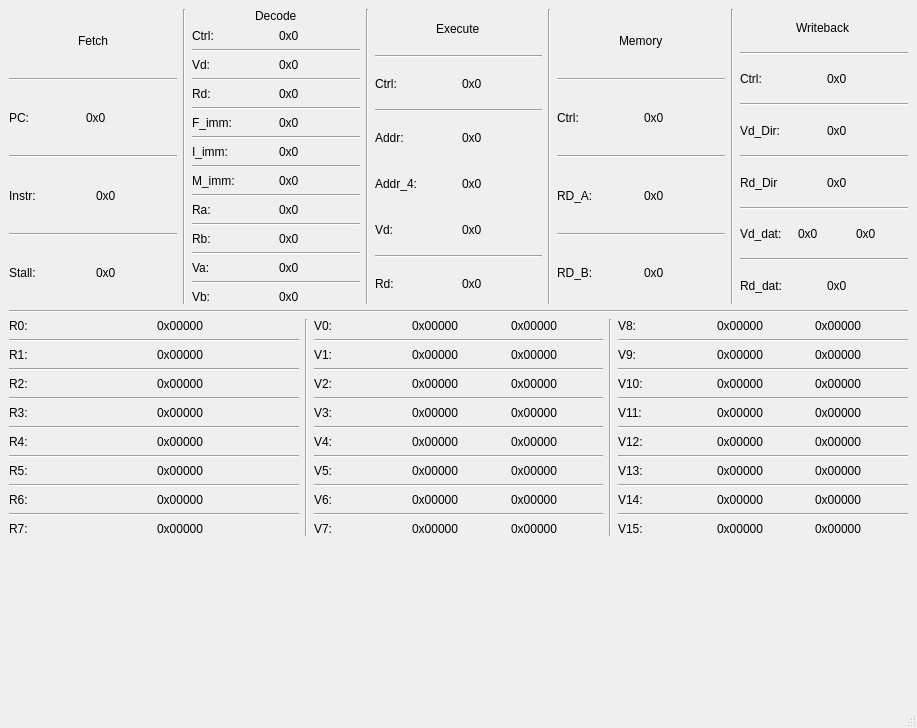
<?xml version="1.0" encoding="UTF-8"?>
<ui version="4.0">
 <class>MainWindow</class>
 <widget class="QMainWindow" name="MainWindow">
  <property name="geometry">
   <rect>
    <x>0</x>
    <y>0</y>
    <width>917</width>
    <height>728</height>
   </rect>
  </property>
  <property name="windowTitle">
   <string>MainWindow</string>
  </property>
  <widget class="QWidget" name="centralwidget">
   <layout class="QVBoxLayout" name="verticalLayout_2">
    <item>
     <layout class="QHBoxLayout" name="horizontalLayout_29">
      <item>
       <layout class="QVBoxLayout" name="verticalLayout_6">
        <item alignment="Qt::AlignHCenter">
         <widget class="QLabel" name="label_49">
          <property name="text">
           <string>Fetch</string>
          </property>
         </widget>
        </item>
        <item>
         <widget class="Line" name="line_8">
          <property name="orientation">
           <enum>Qt::Horizontal</enum>
          </property>
         </widget>
        </item>
        <item>
         <layout class="QHBoxLayout" name="horizontalLayout_32">
          <item>
           <widget class="QLabel" name="label_54">
            <property name="maximumSize">
             <size>
              <width>71</width>
              <height>16777215</height>
             </size>
            </property>
            <property name="text">
             <string>PC:</string>
            </property>
           </widget>
          </item>
          <item>
           <widget class="QLabel" name="F1">
            <property name="text">
             <string>0x0</string>
            </property>
           </widget>
          </item>
         </layout>
        </item>
        <item>
         <widget class="Line" name="line_9">
          <property name="orientation">
           <enum>Qt::Horizontal</enum>
          </property>
         </widget>
        </item>
        <item>
         <layout class="QHBoxLayout" name="horizontalLayout_31">
          <item>
           <widget class="QLabel" name="label_56">
            <property name="text">
             <string>Instr:</string>
            </property>
           </widget>
          </item>
          <item>
           <widget class="QLabel" name="F2">
            <property name="text">
             <string>0x0</string>
            </property>
           </widget>
          </item>
         </layout>
        </item>
        <item>
         <widget class="Line" name="line_10">
          <property name="orientation">
           <enum>Qt::Horizontal</enum>
          </property>
         </widget>
        </item>
        <item>
         <layout class="QHBoxLayout" name="horizontalLayout_30">
          <item>
           <widget class="QLabel" name="label_58">
            <property name="text">
             <string>Stall:</string>
            </property>
           </widget>
          </item>
          <item>
           <widget class="QLabel" name="F3">
            <property name="text">
             <string>0x0</string>
            </property>
           </widget>
          </item>
         </layout>
        </item>
       </layout>
      </item>
      <item>
       <widget class="Line" name="line_2">
        <property name="orientation">
         <enum>Qt::Vertical</enum>
        </property>
       </widget>
      </item>
      <item>
       <layout class="QVBoxLayout" name="verticalLayout_7">
        <item alignment="Qt::AlignHCenter">
         <widget class="QLabel" name="label_50">
          <property name="text">
           <string>Decode</string>
          </property>
         </widget>
        </item>
        <item>
         <layout class="QHBoxLayout" name="horizontalLayout_41">
          <item>
           <widget class="QLabel" name="label_60">
            <property name="text">
             <string>Ctrl:</string>
            </property>
           </widget>
          </item>
          <item>
           <widget class="QLabel" name="D1">
            <property name="text">
             <string>0x0</string>
            </property>
           </widget>
          </item>
         </layout>
        </item>
        <item>
         <widget class="Line" name="line_11">
          <property name="orientation">
           <enum>Qt::Horizontal</enum>
          </property>
         </widget>
        </item>
        <item>
         <layout class="QHBoxLayout" name="horizontalLayout_46">
          <item>
           <widget class="QLabel" name="label_61">
            <property name="text">
             <string>Vd:</string>
            </property>
           </widget>
          </item>
          <item>
           <widget class="QLabel" name="D2">
            <property name="text">
             <string>0x0</string>
            </property>
           </widget>
          </item>
         </layout>
        </item>
        <item>
         <widget class="Line" name="line_12">
          <property name="orientation">
           <enum>Qt::Horizontal</enum>
          </property>
         </widget>
        </item>
        <item>
         <layout class="QHBoxLayout" name="horizontalLayout_44">
          <item>
           <widget class="QLabel" name="label_63">
            <property name="text">
             <string>Rd:</string>
            </property>
           </widget>
          </item>
          <item>
           <widget class="QLabel" name="D3">
            <property name="text">
             <string>0x0</string>
            </property>
           </widget>
          </item>
         </layout>
        </item>
        <item>
         <widget class="Line" name="line_13">
          <property name="orientation">
           <enum>Qt::Horizontal</enum>
          </property>
         </widget>
        </item>
        <item>
         <layout class="QHBoxLayout" name="horizontalLayout_43">
          <item>
           <widget class="QLabel" name="label_64">
            <property name="text">
             <string>F_imm:</string>
            </property>
           </widget>
          </item>
          <item>
           <widget class="QLabel" name="D4">
            <property name="text">
             <string>0x0</string>
            </property>
           </widget>
          </item>
         </layout>
        </item>
        <item>
         <widget class="Line" name="line_14">
          <property name="orientation">
           <enum>Qt::Horizontal</enum>
          </property>
         </widget>
        </item>
        <item>
         <layout class="QHBoxLayout" name="horizontalLayout_42">
          <item>
           <widget class="QLabel" name="label_65">
            <property name="text">
             <string>I_imm:</string>
            </property>
           </widget>
          </item>
          <item>
           <widget class="QLabel" name="D5">
            <property name="text">
             <string>0x0</string>
            </property>
           </widget>
          </item>
         </layout>
        </item>
        <item>
         <widget class="Line" name="line_15">
          <property name="orientation">
           <enum>Qt::Horizontal</enum>
          </property>
         </widget>
        </item>
        <item>
         <layout class="QHBoxLayout" name="horizontalLayout_40">
          <item>
           <widget class="QLabel" name="label_66">
            <property name="text">
             <string>M_imm:</string>
            </property>
           </widget>
          </item>
          <item>
           <widget class="QLabel" name="D6">
            <property name="text">
             <string>0x0</string>
            </property>
           </widget>
          </item>
         </layout>
        </item>
        <item>
         <widget class="Line" name="line_16">
          <property name="orientation">
           <enum>Qt::Horizontal</enum>
          </property>
         </widget>
        </item>
        <item>
         <layout class="QHBoxLayout" name="horizontalLayout_39">
          <item>
           <widget class="QLabel" name="label_67">
            <property name="text">
             <string>Ra:</string>
            </property>
           </widget>
          </item>
          <item>
           <widget class="QLabel" name="D7">
            <property name="text">
             <string>0x0</string>
            </property>
           </widget>
          </item>
         </layout>
        </item>
        <item>
         <widget class="Line" name="line_17">
          <property name="orientation">
           <enum>Qt::Horizontal</enum>
          </property>
         </widget>
        </item>
        <item>
         <layout class="QHBoxLayout" name="horizontalLayout_38">
          <item>
           <widget class="QLabel" name="label_72">
            <property name="text">
             <string>Rb:</string>
            </property>
           </widget>
          </item>
          <item>
           <widget class="QLabel" name="D8">
            <property name="text">
             <string>0x0</string>
            </property>
           </widget>
          </item>
         </layout>
        </item>
        <item>
         <widget class="Line" name="line_18">
          <property name="orientation">
           <enum>Qt::Horizontal</enum>
          </property>
         </widget>
        </item>
        <item>
         <layout class="QHBoxLayout" name="horizontalLayout_37">
          <item>
           <widget class="QLabel" name="label_73">
            <property name="text">
             <string>Va:</string>
            </property>
           </widget>
          </item>
          <item>
           <widget class="QLabel" name="D9">
            <property name="text">
             <string>0x0</string>
            </property>
           </widget>
          </item>
         </layout>
        </item>
        <item>
         <widget class="Line" name="line_19">
          <property name="orientation">
           <enum>Qt::Horizontal</enum>
          </property>
         </widget>
        </item>
        <item>
         <layout class="QHBoxLayout" name="horizontalLayout_33">
          <item>
           <widget class="QLabel" name="label_70">
            <property name="text">
             <string>Vb:</string>
            </property>
           </widget>
          </item>
          <item>
           <widget class="QLabel" name="D10">
            <property name="text">
             <string>0x0</string>
            </property>
           </widget>
          </item>
         </layout>
        </item>
       </layout>
      </item>
      <item>
       <widget class="Line" name="line_3">
        <property name="orientation">
         <enum>Qt::Vertical</enum>
        </property>
       </widget>
      </item>
      <item>
       <layout class="QVBoxLayout" name="verticalLayout_8">
        <item alignment="Qt::AlignHCenter">
         <widget class="QLabel" name="label_51">
          <property name="text">
           <string>Execute</string>
          </property>
         </widget>
        </item>
        <item>
         <widget class="Line" name="line_20">
          <property name="orientation">
           <enum>Qt::Horizontal</enum>
          </property>
         </widget>
        </item>
        <item>
         <layout class="QHBoxLayout" name="horizontalLayout_36">
          <item>
           <widget class="QLabel" name="label_62">
            <property name="text">
             <string>Ctrl:</string>
            </property>
           </widget>
          </item>
          <item>
           <widget class="QLabel" name="E1">
            <property name="text">
             <string>0x0</string>
            </property>
           </widget>
          </item>
         </layout>
        </item>
        <item>
         <widget class="Line" name="line_21">
          <property name="orientation">
           <enum>Qt::Horizontal</enum>
          </property>
         </widget>
        </item>
        <item>
         <layout class="QHBoxLayout" name="horizontalLayout_35">
          <item>
           <widget class="QLabel" name="label_69">
            <property name="text">
             <string>Addr:</string>
            </property>
           </widget>
          </item>
          <item>
           <widget class="QLabel" name="E2">
            <property name="text">
             <string>0x0</string>
            </property>
           </widget>
          </item>
         </layout>
        </item>
        <item>
         <layout class="QHBoxLayout" name="horizontalLayout_54">
          <item>
           <widget class="QLabel" name="label_76">
            <property name="text">
             <string>Addr_4:</string>
            </property>
           </widget>
          </item>
          <item>
           <widget class="QLabel" name="E3">
            <property name="text">
             <string>0x0</string>
            </property>
           </widget>
          </item>
         </layout>
        </item>
        <item>
         <layout class="QHBoxLayout" name="horizontalLayout_55">
          <item>
           <widget class="QLabel" name="label_3">
            <property name="text">
             <string>Vd:</string>
            </property>
           </widget>
          </item>
          <item>
           <widget class="QLabel" name="E4">
            <property name="text">
             <string>0x0</string>
            </property>
           </widget>
          </item>
         </layout>
        </item>
        <item>
         <widget class="Line" name="line_22">
          <property name="orientation">
           <enum>Qt::Horizontal</enum>
          </property>
         </widget>
        </item>
        <item>
         <layout class="QHBoxLayout" name="horizontalLayout_34">
          <item>
           <widget class="QLabel" name="label_7">
            <property name="text">
             <string>Rd:</string>
            </property>
           </widget>
          </item>
          <item>
           <widget class="QLabel" name="E5">
            <property name="text">
             <string>0x0</string>
            </property>
           </widget>
          </item>
         </layout>
        </item>
       </layout>
      </item>
      <item>
       <widget class="Line" name="line_4">
        <property name="orientation">
         <enum>Qt::Vertical</enum>
        </property>
       </widget>
      </item>
      <item>
       <layout class="QVBoxLayout" name="verticalLayout_9">
        <item alignment="Qt::AlignHCenter">
         <widget class="QLabel" name="label_52">
          <property name="text">
           <string>Memory</string>
          </property>
         </widget>
        </item>
        <item>
         <widget class="Line" name="line_23">
          <property name="orientation">
           <enum>Qt::Horizontal</enum>
          </property>
         </widget>
        </item>
        <item>
         <layout class="QHBoxLayout" name="horizontalLayout_47">
          <item>
           <widget class="QLabel" name="label_85">
            <property name="text">
             <string>Ctrl:</string>
            </property>
           </widget>
          </item>
          <item>
           <widget class="QLabel" name="M1">
            <property name="text">
             <string>0x0</string>
            </property>
           </widget>
          </item>
         </layout>
        </item>
        <item>
         <widget class="Line" name="line_24">
          <property name="orientation">
           <enum>Qt::Horizontal</enum>
          </property>
         </widget>
        </item>
        <item>
         <layout class="QHBoxLayout" name="horizontalLayout_48">
          <item>
           <widget class="QLabel" name="label_86">
            <property name="text">
             <string>RD_A:</string>
            </property>
           </widget>
          </item>
          <item>
           <widget class="QLabel" name="M2">
            <property name="text">
             <string>0x0</string>
            </property>
           </widget>
          </item>
         </layout>
        </item>
        <item>
         <widget class="Line" name="line_25">
          <property name="orientation">
           <enum>Qt::Horizontal</enum>
          </property>
         </widget>
        </item>
        <item>
         <layout class="QHBoxLayout" name="horizontalLayout_45">
          <item>
           <widget class="QLabel" name="label_88">
            <property name="text">
             <string>RD_B:</string>
            </property>
           </widget>
          </item>
          <item>
           <widget class="QLabel" name="M3">
            <property name="text">
             <string>0x0</string>
            </property>
           </widget>
          </item>
         </layout>
        </item>
       </layout>
      </item>
      <item>
       <widget class="Line" name="line_5">
        <property name="orientation">
         <enum>Qt::Vertical</enum>
        </property>
       </widget>
      </item>
      <item>
       <layout class="QVBoxLayout" name="verticalLayout_5">
        <item alignment="Qt::AlignHCenter">
         <widget class="QLabel" name="label_53">
          <property name="text">
           <string>Writeback</string>
          </property>
         </widget>
        </item>
        <item>
         <widget class="Line" name="line_26">
          <property name="orientation">
           <enum>Qt::Horizontal</enum>
          </property>
         </widget>
        </item>
        <item>
         <layout class="QHBoxLayout" name="horizontalLayout_53">
          <item>
           <widget class="QLabel" name="label_92">
            <property name="text">
             <string>Ctrl:</string>
            </property>
           </widget>
          </item>
          <item>
           <widget class="QLabel" name="W1">
            <property name="text">
             <string>0x0</string>
            </property>
           </widget>
          </item>
         </layout>
        </item>
        <item>
         <widget class="Line" name="line_27">
          <property name="orientation">
           <enum>Qt::Horizontal</enum>
          </property>
         </widget>
        </item>
        <item>
         <layout class="QHBoxLayout" name="horizontalLayout_52">
          <item>
           <widget class="QLabel" name="label_94">
            <property name="text">
             <string>Vd_Dir:</string>
            </property>
           </widget>
          </item>
          <item>
           <widget class="QLabel" name="W2">
            <property name="text">
             <string>0x0</string>
            </property>
           </widget>
          </item>
         </layout>
        </item>
        <item>
         <widget class="Line" name="line_28">
          <property name="orientation">
           <enum>Qt::Horizontal</enum>
          </property>
         </widget>
        </item>
        <item>
         <layout class="QHBoxLayout" name="horizontalLayout_50">
          <item>
           <widget class="QLabel" name="label_96">
            <property name="text">
             <string>Rd_Dir</string>
            </property>
           </widget>
          </item>
          <item>
           <widget class="QLabel" name="W3">
            <property name="text">
             <string>0x0</string>
            </property>
           </widget>
          </item>
         </layout>
        </item>
        <item>
         <widget class="Line" name="line_29">
          <property name="orientation">
           <enum>Qt::Horizontal</enum>
          </property>
         </widget>
        </item>
        <item>
         <layout class="QHBoxLayout" name="horizontalLayout_51">
          <item>
           <widget class="QLabel" name="label_98">
            <property name="text">
             <string>Vd_dat:</string>
            </property>
           </widget>
          </item>
          <item>
           <widget class="QLabel" name="W41">
            <property name="text">
             <string>0x0</string>
            </property>
           </widget>
          </item>
          <item>
           <widget class="QLabel" name="W42">
            <property name="text">
             <string>0x0</string>
            </property>
           </widget>
          </item>
         </layout>
        </item>
        <item>
         <widget class="Line" name="line_30">
          <property name="orientation">
           <enum>Qt::Horizontal</enum>
          </property>
         </widget>
        </item>
        <item>
         <layout class="QHBoxLayout" name="horizontalLayout_49">
          <item>
           <widget class="QLabel" name="label_100">
            <property name="text">
             <string>Rd_dat:</string>
            </property>
           </widget>
          </item>
          <item>
           <widget class="QLabel" name="W5">
            <property name="text">
             <string>0x0</string>
            </property>
           </widget>
          </item>
         </layout>
        </item>
       </layout>
      </item>
     </layout>
    </item>
    <item>
     <widget class="Line" name="line">
      <property name="orientation">
       <enum>Qt::Horizontal</enum>
      </property>
     </widget>
    </item>
    <item>
     <layout class="QHBoxLayout" name="horizontalLayout_28">
      <item>
       <layout class="QHBoxLayout" name="horizontalLayout">
        <item>
         <layout class="QVBoxLayout" name="verticalLayout">
          <item>
           <layout class="QHBoxLayout" name="horizontalLayout_10">
            <item>
             <widget class="QLabel" name="label_15">
              <property name="text">
               <string>R0:</string>
              </property>
             </widget>
            </item>
            <item>
             <widget class="QLabel" name="R0">
              <property name="text">
               <string>0x00000</string>
              </property>
             </widget>
            </item>
           </layout>
          </item>
          <item>
           <widget class="Line" name="line_31">
            <property name="orientation">
             <enum>Qt::Horizontal</enum>
            </property>
           </widget>
          </item>
          <item>
           <layout class="QHBoxLayout" name="horizontalLayout_3">
            <item>
             <widget class="QLabel" name="label">
              <property name="text">
               <string>R1:</string>
              </property>
             </widget>
            </item>
            <item>
             <widget class="QLabel" name="R1">
              <property name="text">
               <string>0x00000</string>
              </property>
             </widget>
            </item>
           </layout>
          </item>
          <item>
           <widget class="Line" name="line_32">
            <property name="orientation">
             <enum>Qt::Horizontal</enum>
            </property>
           </widget>
          </item>
          <item>
           <layout class="QHBoxLayout" name="horizontalLayout_4">
            <item>
             <widget class="QLabel" name="label_2">
              <property name="text">
               <string>R2:</string>
              </property>
             </widget>
            </item>
            <item>
             <widget class="QLabel" name="R2">
              <property name="text">
               <string>0x00000</string>
              </property>
             </widget>
            </item>
           </layout>
          </item>
          <item>
           <widget class="Line" name="line_33">
            <property name="orientation">
             <enum>Qt::Horizontal</enum>
            </property>
           </widget>
          </item>
          <item>
           <layout class="QHBoxLayout" name="horizontalLayout_5">
            <item>
             <widget class="QLabel" name="label_4">
              <property name="text">
               <string>R3:</string>
              </property>
             </widget>
            </item>
            <item>
             <widget class="QLabel" name="R3">
              <property name="text">
               <string>0x00000</string>
              </property>
             </widget>
            </item>
           </layout>
          </item>
          <item>
           <widget class="Line" name="line_34">
            <property name="orientation">
             <enum>Qt::Horizontal</enum>
            </property>
           </widget>
          </item>
          <item>
           <layout class="QHBoxLayout" name="horizontalLayout_6">
            <item>
             <widget class="QLabel" name="label_6">
              <property name="text">
               <string>R4:</string>
              </property>
             </widget>
            </item>
            <item>
             <widget class="QLabel" name="R4">
              <property name="text">
               <string>0x00000</string>
              </property>
             </widget>
            </item>
           </layout>
          </item>
          <item>
           <widget class="Line" name="line_35">
            <property name="orientation">
             <enum>Qt::Horizontal</enum>
            </property>
           </widget>
          </item>
          <item>
           <layout class="QHBoxLayout" name="horizontalLayout_7">
            <item>
             <widget class="QLabel" name="label_8">
              <property name="text">
               <string>R5:</string>
              </property>
             </widget>
            </item>
            <item>
             <widget class="QLabel" name="R5">
              <property name="text">
               <string>0x00000</string>
              </property>
             </widget>
            </item>
           </layout>
          </item>
          <item>
           <widget class="Line" name="line_36">
            <property name="orientation">
             <enum>Qt::Horizontal</enum>
            </property>
           </widget>
          </item>
          <item>
           <layout class="QHBoxLayout" name="horizontalLayout_8">
            <item>
             <widget class="QLabel" name="label_11">
              <property name="text">
               <string>R6:</string>
              </property>
             </widget>
            </item>
            <item>
             <widget class="QLabel" name="R6">
              <property name="text">
               <string>0x00000</string>
              </property>
             </widget>
            </item>
           </layout>
          </item>
          <item>
           <widget class="Line" name="line_37">
            <property name="orientation">
             <enum>Qt::Horizontal</enum>
            </property>
           </widget>
          </item>
          <item>
           <layout class="QHBoxLayout" name="horizontalLayout_9">
            <item>
             <widget class="QLabel" name="label_13">
              <property name="text">
               <string>R7:</string>
              </property>
             </widget>
            </item>
            <item>
             <widget class="QLabel" name="R7">
              <property name="text">
               <string>0x00000</string>
              </property>
             </widget>
            </item>
           </layout>
          </item>
         </layout>
        </item>
       </layout>
      </item>
      <item>
       <widget class="Line" name="line_6">
        <property name="orientation">
         <enum>Qt::Vertical</enum>
        </property>
       </widget>
      </item>
      <item>
       <layout class="QHBoxLayout" name="horizontalLayout_2">
        <item>
         <layout class="QVBoxLayout" name="verticalLayout_3">
          <item>
           <layout class="QHBoxLayout" name="horizontalLayout_11">
            <item>
             <widget class="QLabel" name="label_17">
              <property name="text">
               <string>V0:</string>
              </property>
             </widget>
            </item>
            <item>
             <widget class="QLabel" name="V0A">
              <property name="text">
               <string>0x00000</string>
              </property>
             </widget>
            </item>
            <item>
             <widget class="QLabel" name="V0B">
              <property name="text">
               <string>0x00000</string>
              </property>
             </widget>
            </item>
           </layout>
          </item>
          <item>
           <widget class="Line" name="line_38">
            <property name="orientation">
             <enum>Qt::Horizontal</enum>
            </property>
           </widget>
          </item>
          <item>
           <layout class="QHBoxLayout" name="horizontalLayout_12">
            <item>
             <widget class="QLabel" name="label_19">
              <property name="text">
               <string>V1:</string>
              </property>
             </widget>
            </item>
            <item>
             <widget class="QLabel" name="V1A">
              <property name="text">
               <string>0x00000</string>
              </property>
             </widget>
            </item>
            <item>
             <widget class="QLabel" name="V1B">
              <property name="text">
               <string>0x00000</string>
              </property>
             </widget>
            </item>
           </layout>
          </item>
          <item>
           <widget class="Line" name="line_39">
            <property name="orientation">
             <enum>Qt::Horizontal</enum>
            </property>
           </widget>
          </item>
          <item>
           <layout class="QHBoxLayout" name="horizontalLayout_13">
            <item>
             <widget class="QLabel" name="label_21">
              <property name="text">
               <string>V2:</string>
              </property>
             </widget>
            </item>
            <item>
             <widget class="QLabel" name="V2A">
              <property name="text">
               <string>0x00000</string>
              </property>
             </widget>
            </item>
            <item>
             <widget class="QLabel" name="V2B">
              <property name="text">
               <string>0x00000</string>
              </property>
             </widget>
            </item>
           </layout>
          </item>
          <item>
           <widget class="Line" name="line_40">
            <property name="orientation">
             <enum>Qt::Horizontal</enum>
            </property>
           </widget>
          </item>
          <item>
           <layout class="QHBoxLayout" name="horizontalLayout_14">
            <item>
             <widget class="QLabel" name="label_23">
              <property name="text">
               <string>V3:</string>
              </property>
             </widget>
            </item>
            <item>
             <widget class="QLabel" name="V3A">
              <property name="text">
               <string>0x00000</string>
              </property>
             </widget>
            </item>
            <item>
             <widget class="QLabel" name="V3B">
              <property name="text">
               <string>0x00000</string>
              </property>
             </widget>
            </item>
           </layout>
          </item>
          <item>
           <widget class="Line" name="line_41">
            <property name="orientation">
             <enum>Qt::Horizontal</enum>
            </property>
           </widget>
          </item>
          <item>
           <layout class="QHBoxLayout" name="horizontalLayout_15">
            <item>
             <widget class="QLabel" name="label_25">
              <property name="text">
               <string>V4:</string>
              </property>
             </widget>
            </item>
            <item>
             <widget class="QLabel" name="V4A">
              <property name="text">
               <string>0x00000</string>
              </property>
             </widget>
            </item>
            <item>
             <widget class="QLabel" name="V4B">
              <property name="text">
               <string>0x00000</string>
              </property>
             </widget>
            </item>
           </layout>
          </item>
          <item>
           <widget class="Line" name="line_42">
            <property name="orientation">
             <enum>Qt::Horizontal</enum>
            </property>
           </widget>
          </item>
          <item>
           <layout class="QHBoxLayout" name="horizontalLayout_16">
            <item>
             <widget class="QLabel" name="label_27">
              <property name="text">
               <string>V5:</string>
              </property>
             </widget>
            </item>
            <item>
             <widget class="QLabel" name="V5A">
              <property name="text">
               <string>0x00000</string>
              </property>
             </widget>
            </item>
            <item>
             <widget class="QLabel" name="V5B">
              <property name="text">
               <string>0x00000</string>
              </property>
             </widget>
            </item>
           </layout>
          </item>
          <item>
           <widget class="Line" name="line_43">
            <property name="orientation">
             <enum>Qt::Horizontal</enum>
            </property>
           </widget>
          </item>
          <item>
           <layout class="QHBoxLayout" name="horizontalLayout_17">
            <item>
             <widget class="QLabel" name="label_29">
              <property name="text">
               <string>V6:</string>
              </property>
             </widget>
            </item>
            <item>
             <widget class="QLabel" name="V6A">
              <property name="text">
               <string>0x00000</string>
              </property>
             </widget>
            </item>
            <item>
             <widget class="QLabel" name="V6B">
              <property name="text">
               <string>0x00000</string>
              </property>
             </widget>
            </item>
           </layout>
          </item>
          <item>
           <widget class="Line" name="line_44">
            <property name="orientation">
             <enum>Qt::Horizontal</enum>
            </property>
           </widget>
          </item>
          <item>
           <layout class="QHBoxLayout" name="horizontalLayout_18">
            <item>
             <widget class="QLabel" name="label_31">
              <property name="text">
               <string>V7:</string>
              </property>
             </widget>
            </item>
            <item>
             <widget class="QLabel" name="V7A">
              <property name="text">
               <string>0x00000</string>
              </property>
             </widget>
            </item>
            <item>
             <widget class="QLabel" name="V7B">
              <property name="text">
               <string>0x00000</string>
              </property>
             </widget>
            </item>
           </layout>
          </item>
         </layout>
        </item>
       </layout>
      </item>
      <item>
       <widget class="Line" name="line_7">
        <property name="orientation">
         <enum>Qt::Vertical</enum>
        </property>
       </widget>
      </item>
      <item>
       <layout class="QHBoxLayout" name="horizontalLayout_19">
        <item>
         <layout class="QVBoxLayout" name="verticalLayout_4">
          <item>
           <layout class="QHBoxLayout" name="horizontalLayout_20">
            <item>
             <widget class="QLabel" name="label_33">
              <property name="text">
               <string>V8:</string>
              </property>
             </widget>
            </item>
            <item>
             <widget class="QLabel" name="V8A">
              <property name="text">
               <string>0x00000</string>
              </property>
             </widget>
            </item>
            <item>
             <widget class="QLabel" name="V8B">
              <property name="text">
               <string>0x00000</string>
              </property>
             </widget>
            </item>
           </layout>
          </item>
          <item>
           <widget class="Line" name="line_45">
            <property name="orientation">
             <enum>Qt::Horizontal</enum>
            </property>
           </widget>
          </item>
          <item>
           <layout class="QHBoxLayout" name="horizontalLayout_21">
            <item>
             <widget class="QLabel" name="label_35">
              <property name="text">
               <string>V9:</string>
              </property>
             </widget>
            </item>
            <item>
             <widget class="QLabel" name="V9A">
              <property name="text">
               <string>0x00000</string>
              </property>
             </widget>
            </item>
            <item>
             <widget class="QLabel" name="V9B">
              <property name="text">
               <string>0x00000</string>
              </property>
             </widget>
            </item>
           </layout>
          </item>
          <item>
           <widget class="Line" name="line_46">
            <property name="orientation">
             <enum>Qt::Horizontal</enum>
            </property>
           </widget>
          </item>
          <item>
           <layout class="QHBoxLayout" name="horizontalLayout_22">
            <item>
             <widget class="QLabel" name="label_37">
              <property name="text">
               <string>V10:</string>
              </property>
             </widget>
            </item>
            <item>
             <widget class="QLabel" name="V10A">
              <property name="text">
               <string>0x00000</string>
              </property>
             </widget>
            </item>
            <item>
             <widget class="QLabel" name="V10B">
              <property name="text">
               <string>0x00000</string>
              </property>
             </widget>
            </item>
           </layout>
          </item>
          <item>
           <widget class="Line" name="line_47">
            <property name="orientation">
             <enum>Qt::Horizontal</enum>
            </property>
           </widget>
          </item>
          <item>
           <layout class="QHBoxLayout" name="horizontalLayout_23">
            <item>
             <widget class="QLabel" name="label_39">
              <property name="text">
               <string>V11:</string>
              </property>
             </widget>
            </item>
            <item>
             <widget class="QLabel" name="V11A">
              <property name="text">
               <string>0x00000</string>
              </property>
             </widget>
            </item>
            <item>
             <widget class="QLabel" name="V11B">
              <property name="text">
               <string>0x00000</string>
              </property>
             </widget>
            </item>
           </layout>
          </item>
          <item>
           <widget class="Line" name="line_48">
            <property name="orientation">
             <enum>Qt::Horizontal</enum>
            </property>
           </widget>
          </item>
          <item>
           <layout class="QHBoxLayout" name="horizontalLayout_24">
            <item>
             <widget class="QLabel" name="label_41">
              <property name="text">
               <string>V12:</string>
              </property>
             </widget>
            </item>
            <item>
             <widget class="QLabel" name="V12A">
              <property name="text">
               <string>0x00000</string>
              </property>
             </widget>
            </item>
            <item>
             <widget class="QLabel" name="V12B">
              <property name="text">
               <string>0x00000</string>
              </property>
             </widget>
            </item>
           </layout>
          </item>
          <item>
           <widget class="Line" name="line_49">
            <property name="orientation">
             <enum>Qt::Horizontal</enum>
            </property>
           </widget>
          </item>
          <item>
           <layout class="QHBoxLayout" name="horizontalLayout_25">
            <item>
             <widget class="QLabel" name="label_43">
              <property name="text">
               <string>V13:</string>
              </property>
             </widget>
            </item>
            <item>
             <widget class="QLabel" name="V13A">
              <property name="text">
               <string>0x00000</string>
              </property>
             </widget>
            </item>
            <item>
             <widget class="QLabel" name="V13B">
              <property name="text">
               <string>0x00000</string>
              </property>
             </widget>
            </item>
           </layout>
          </item>
          <item>
           <widget class="Line" name="line_50">
            <property name="orientation">
             <enum>Qt::Horizontal</enum>
            </property>
           </widget>
          </item>
          <item>
           <layout class="QHBoxLayout" name="horizontalLayout_26">
            <item>
             <widget class="QLabel" name="label_45">
              <property name="text">
               <string>V14:</string>
              </property>
             </widget>
            </item>
            <item>
             <widget class="QLabel" name="V14A">
              <property name="text">
               <string>0x00000</string>
              </property>
             </widget>
            </item>
            <item>
             <widget class="QLabel" name="V14B">
              <property name="text">
               <string>0x00000</string>
              </property>
             </widget>
            </item>
           </layout>
          </item>
          <item>
           <widget class="Line" name="line_51">
            <property name="orientation">
             <enum>Qt::Horizontal</enum>
            </property>
           </widget>
          </item>
          <item>
           <layout class="QHBoxLayout" name="horizontalLayout_27">
            <item>
             <widget class="QLabel" name="label_47">
              <property name="text">
               <string>V15:</string>
              </property>
             </widget>
            </item>
            <item>
             <widget class="QLabel" name="V15A">
              <property name="text">
               <string>0x00000</string>
              </property>
             </widget>
            </item>
            <item>
             <widget class="QLabel" name="V15B">
              <property name="text">
               <string>0x00000</string>
              </property>
             </widget>
            </item>
           </layout>
          </item>
         </layout>
        </item>
       </layout>
      </item>
     </layout>
    </item>
    <item>
     <spacer name="verticalSpacer">
      <property name="orientation">
       <enum>Qt::Vertical</enum>
      </property>
      <property name="sizeHint" stdset="0">
       <size>
        <width>20</width>
        <height>40</height>
       </size>
      </property>
     </spacer>
    </item>
   </layout>
  </widget>
  <widget class="QMenuBar" name="menubar">
   <property name="geometry">
    <rect>
     <x>0</x>
     <y>0</y>
     <width>917</width>
     <height>25</height>
    </rect>
   </property>
  </widget>
  <widget class="QStatusBar" name="statusbar"/>
 </widget>
 <resources/>
 <connections/>
</ui>
